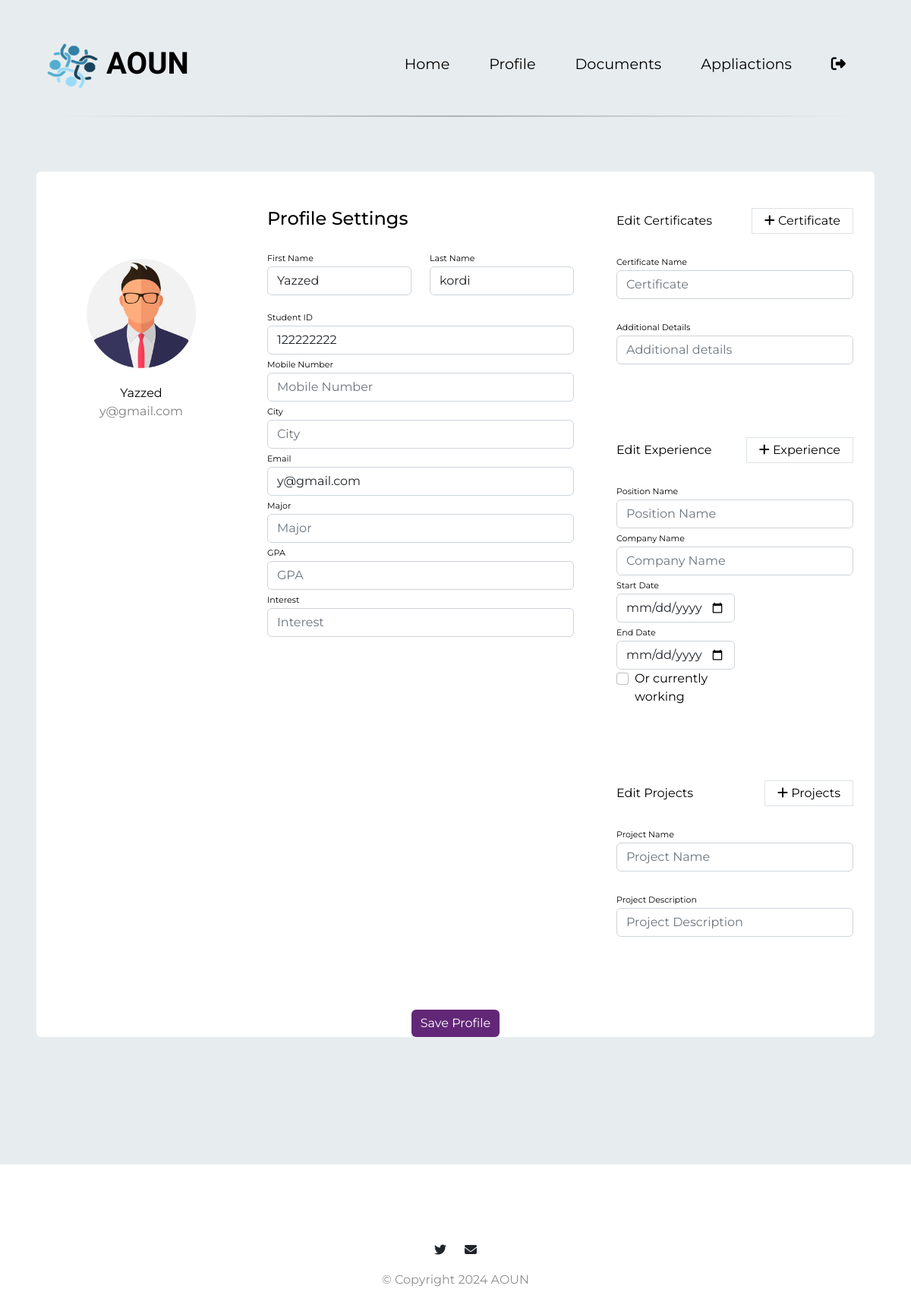
Screenshot of /profile (signed in) with the database file from the repository.
### flaskapp/flaskapp/models.py (models this page shows)
class Student(db.Model):
    StudentID = db.Column(db.Integer, primary_key=True)
    StFName = db.Column(db.String(100), nullable=False)
    StLName = db.Column(db.String(100), nullable=False)
    StEmail = db.Column(db.String(100), unique=True, nullable=False)
    StPhNum = db.Column(db.String(15), nullable=True)
    StCity = db.Column(db.String(50), nullable=True)
    GPA = db.Column(db.Float, nullable=True)
    StPic = db.Column(db.String(200), nullable=True, default='default.jpg')
    Major = db.Column(db.String(50), nullable=True)
    Interest = db.Column(db.String(100), nullable=True)
    StPassword = db.Column(db.String(100), nullable=False)
    faculty_id = db.Column(db.Integer, db.ForeignKey('faculty.FacID'), nullable=True)
    faculty = db.relationship('Faculty', backref='students')
    certificates = db.relationship('Certificate', backref='student', lazy=True)
    projects = db.relationship('Project', backref='student', lazy=True)
    experiences = db.relationship('Experience', backref='student_experiences', lazy=True)
    applications = db.relationship('Apply', backref='applied_student', lazy=True)  # Match the renamed backref

### flaskapp/flaskapp/app.py (the view)
@app.route('/profile')
def profile():
    student_id = session.get('student').get('StudentID')
    student = Student.query.filter_by(StudentID=student_id).first()
    if not student:
        flash('Student not found.', 'danger')
        return redirect(url_for('HomePage_student'))
    certificates = Certificate.query.filter_by(student_id=student_id).all()
    experiences = Experience.query.filter_by(student_id=student_id).all()
    projects = Project.query.filter_by(student_id=student_id).all()
    return render_template('student/profile.html', student=student, certificates=certificates, experiences=experiences, projects=projects)

### flaskapp/flaskapp/templates/student/profile.html (shortened to what this page needs)
<!DOCTYPE html>
<html>
  <head>
    <link
      rel="stylesheet"
      href="https://cdn.jsdelivr.net/npm/bootstrap@5.2.0/dist/css/bootstrap.min.css"
    />
    <link
      rel="stylesheet"
      href="{{ url_for('static', filename='css/main.css') }}"
    />
    <link
      rel="stylesheet"
      href="{{ url_for('static', filename='css/student/stu_profile.css') }}"
    />
  </head>
  <body>
    <section id="title">
      <div class="container-fluid">
        <nav class="navbar navbar-expand-lg navbar-dark">
          <a
            class="navbar-brand"
            href="{{ url_for('HomePage') }}"
            style="display: flex; align-items: center"
          >
            <img
              src="{{ url_for('static', filename='images/aounlogo.png') }}"
              alt="Website Logo"
              width="70"
              height="70"
              style="margin-right: 10px"
            />
            <span>AOUN</span>
          </a>
          <div class="collapse navbar-collapse" id="navbarTogglerDemo02">
            <ul class="navbar-nav ms-auto">
              <li class="nav-item">
                <a class="nav-link" href="{{ url_for('HomePage_student') }}"
                  >Home</a
                >
              </li>
              <li class="nav-item">
                <a class="nav-link" href="{{ url_for('profile') }}">Profile</a>
              </li>
              <li class="nav-item">
                <a class="nav-link" href="{{ url_for('doucment') }}"
                  >Documents</a
                >
              </li>
              <li class="nav-item">
                <a class="nav-link" href="{{ url_for('appliaction') }}"
                  >Appliactions</a
                >
              </li>
              <li class="nav-item">
                <a class="nav-link" href="{{ url_for('logout') }}"
                  ><i
                    class="fa-solid fa-right-from-bracket"
                    style="color: #000000"
                  ></i>
                </a>
              </li>
            </ul>
          </div>
        </nav>
        <hr class="styled-hr" />
        <div class="row">
          <div class="container rounded bg-white mt-5 mb-5">
            <form method="POST" action="{{ url_for('update_profile') }}">
              <div class="row">
                <div class="col-md-3 border-right">
                  <div
                    class="d-flex flex-column align-items-center text-center p-3 py-5"
                  >
                    <img
                      class="rounded-circle mt-5"
                      width="150px"
                      src="{{ url_for('static', filename='images/' + student.StPic) }}"
                    />
                    <span class="font-weight-bold">{{ student.StFName }}</span>
                    <span class="text-black-50">{{ student.StEmail }}</span>
                  </div>
                </div>
                <div class="col-md-5 border-right">
                  <div class="p-3 py-5">
                    <div
                      class="d-flex justify-content-between align-items-center mb-3"
                    >
                      <h4 class="text-right">Profile Settings</h4>
                    </div>
                    <div class="row mt-2">
                      <div class="col-md-6">
                        <label class="labels">First Name</label>
                        <input
                          type="text"
                          name="StFName"
                          class="form-control"
                          placeholder="First Name"
                          value="{{ student.StFName or '' }}"
                          required
                        />
                      </div>
                      <div class="col-md-6">
                        <label class="labels">Last Name</label>
                        <input
                          type="text"
                          name="StLName"
                          class="form-control"
                          placeholder="Last Name"
                          value="{{ student.StLName or '' }}"
                          required
                        />
                      </div>
                    </div>
                    <div class="row mt-3">
                      <div class="col-md-12">
                        <label class="labels">Student ID</label>
                        <input
                          type="text"
                          name="StudentID"
                          class="form-control"
                          placeholder="Student ID"
                          value="{{ student.StudentID or '' }}"
                          readonly
                        />
                      </div>
                      <div class="col-md-12">
                        <label class="labels">Mobile Number</label>
                        <input
                          type="text"
                          name="StPhNum"
                          class="form-control"
                          placeholder="Mobile Number"
                          value="{{ student.StPhNum or '' }}"
                          required
                          minlength="10"
                          maxlength="10"
                          pattern="\d{10}"
                          title="Mobile Number must be exactly 10 digits"
                        />
                      </div>
                      <div class="col-md-12">
                        <label class="labels">City</label>
                        <input
                          type="text"
                          name="StCity"
                          class="form-control"
                          placeholder="City"
                          value="{{ student.StCity or '' }}"
                        />
                      </div>
                      <div class="col-md-12">
                        <label class="labels">Email</label>
                        <input
                          type="email"
                          name="StEmail"
                          class="form-control"
                          placeholder="Email"
                          value="{{ student.StEmail or '' }}"
                          readonly
                        />
                      </div>
                      <div class="col-md-12">
                        <label class="labels">Major</label>
                        <input
                          type="text"
                          name="Major"
                          class="form-control"
                          placeholder="Major"
                          value="{{ student.Major or '' }}"
                        />
                      </div>
                      <div class="col-md-12">
                        <label class="labels">GPA</label>
                        <input
                          type="text"
                          name="GPA"
                          class="form-control"
                          placeholder="GPA"
                          value="{{ student.GPA or '' }}"
                        />
                      </div>
                      <div class="col-md-12">
                        <label class="labels">Interest</label>
                        <input
                          type="text"
                          name="Interest"
                          class="form-control"
                          placeholder="Interest"
                          value="{{ student.Interest or '' }}"
                        />
                      </div>
                    </div>
                  </div>
                </div>
                <div class="col-md-4">
                  <div class="p-3 py-5">
                    <div
                      class="d-flex justify-content-between align-items-center experience"
                    >
                      <span>Edit Certificates</span>
                      <span class="border px-3 p-1 add-experience">
                        <i class="fa fa-plus"></i>&nbsp;Certificate
                      </span>
                    </div>
                    <br />
                    <div class="col-md-12">
                      <label class="labels">Certificate Name</label>
                      <input
                        type="text"
                        name="StuCert"
                        class="form-control"
                        placeholder="Certificate"
                        value=""
                      />
                    </div>
                    <br />
                    <div class="col-md-12">
                      <label class="labels">Additional Details</label>
                      <input
                        type="text"
                        name="CertDet"
                        class="form-control"
                        placeholder="Additional details"
                        value=""
                      />
                    </div>
                  </div>
                  <div class="p-3 py-5">
                    <div
                      class="d-flex justify-content-between align-items-center experience"
                    >
                      <span>Edit Experience</span>
                      <span class="border px-3 p-1 add-experience">
                        <i class="fa fa-plus"></i>&nbsp;Experience
                      </span>
                    </div>
                    <br />
                    <div class="col-md-12">
                      <label class="labels">Position Name</label>
                      <input
                        type="text"
                        name="PositionName"
                        class="form-control"
                        placeholder="Position Name"
                        value=""
                      />
                    </div>
                    <div class="col-md-12">
                      <label class="labels">Company Name</label>
                      <input
                        type="text"
                        name="CompanyName"
                        class="form-control"
                        placeholder="Company Name"
                        value=""
                      />
                    </div>
                    <div class="col-md-6">
                      <label class="labels">Start Date</label>
                      <input
                        type="date"
                        name="StartDate"
                        class="form-control"
                        placeholder="Start Date"
                        value=""
                      />
                    </div>
                    <div class="col-md-6">
                      <label class="labels">End Date</label>
                      <input
                        type="date"
                        name="EndDate"
                        class="form-control"
                        placeholder="End Date"
                        value=""
                      />
                    </div>
                    <div class="col-md-6">
                      <div class="form-check">
                        <label class="form-check-label" for="currentlyWorking"
                          >Or currently working</label
                        >
                        <input
                          type="checkbox"
                          name="currentlyWorking"
                          class="form-check-input"
                          id="currentlyWorking"
                        />
                      </div>
                    </div>
                  </div>
                  <div class="p-3 py-5">
                    <div
                      class="d-flex justify-content-between align-items-center experience"
                    >
                      <span>Edit Projects</span>
                      <span class="border px-3 p-1 add-project">
                        <i class="fa fa-plus"></i>&nbsp;Projects
                      </span>
                    </div>
                    <br />
                    <div class="col-md-12">
                      <label class="labels">Project Name</label>
                      <input
                        type="text"
                        name="ProjectName"
                        class="form-control"
                        placeholder="Project Name"
                        value=""
                      />
                    </div>
                    <br />
                    <div class="col-md-12">
                      <label class="labels">Project Description</label>
                      <input
                        type="text"
                        name="ProjectDescription"
                        class="form-control"
                        placeholder="Project Description"
                        value=""
                      />
                    </div>
                  </div>
                </div>
                <div class="mt-5 text-center">
                  <button class="btn btn-primary profile-button" type="submit">
                    Save Profile
                  </button>
                </div>
              </div>
            </form>
          </div>
        </div>
      </div>
    </section>
    <footer id="footer">
      <i class="soical-icon fa-brands fa-twitter"></i>
      <i class="soical-icon fa-solid fa-envelope"></i>
      <p>© Copyright 2024 AOUN</p>
    </footer>
  </body>
</html>

### flaskapp/flaskapp/static/css/main.css (style rules this page uses)
body { font-family: "Montserrat"; background-image: url(images/login-bg.png); }
#title { background-color: #e7edef; color: #000000; }
p { color: #8f8f8f; }
.container-fluid { padding: 3% 5% 10%; }
.navbar-brand { font-family: "Ubuntu"; font-size: 2.5rem; font-weight: bold; color: #000000; }
.nav-item { padding: 0 18px; }
.nav-link { font-size: 1.2rem; font-family: "Montserrat"; color: #000000; }
.styled-hr { border: 0; height: 2px; background-image: linear-gradient(to right, #f0f0f0, #000000, #f0f0f0); margin: 20px 0; }
#footer { padding: 7% 15%; text-align:center; }
.soical-icon { margin: 20px 10px; }

### flaskapp/flaskapp/static/css/student/stu_profile.css (style rules this page uses)
.profile-button { background: rgb(99, 39, 120); box-shadow: none; border: none }
.labels { font-size: 11px }

### rows the page displays
Student: StPic (placeholder picture), StFName "Yazzed", StEmail "y@gmail.com", StLName "kordi", StudentID "122222222"
